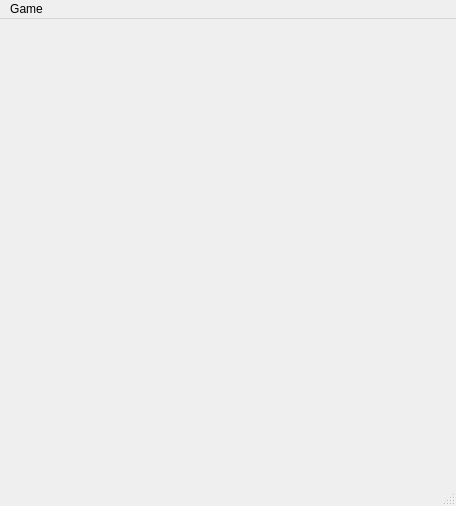
<?xml version="1.0" encoding="UTF-8"?>
<ui version="4.0">
 <class>mainWindowClass</class>
 <widget class="QMainWindow" name="mainWindowClass">
  <property name="geometry">
   <rect>
    <x>0</x>
    <y>0</y>
    <width>456</width>
    <height>506</height>
   </rect>
  </property>
  <property name="windowTitle">
   <string>SnowwChess</string>
  </property>
  <widget class="QWidget" name="centralwidget">
   <widget class="GuiBoardView" name="boardView" native="true">
    <property name="geometry">
     <rect>
      <x>0</x>
      <y>0</y>
      <width>450</width>
      <height>450</height>
     </rect>
    </property>
    <property name="sizePolicy">
     <sizepolicy hsizetype="Maximum" vsizetype="Maximum">
      <horstretch>0</horstretch>
      <verstretch>0</verstretch>
     </sizepolicy>
    </property>
    <property name="minimumSize">
     <size>
      <width>0</width>
      <height>0</height>
     </size>
    </property>
    <property name="baseSize">
     <size>
      <width>0</width>
      <height>0</height>
     </size>
    </property>
    <property name="cursor">
     <cursorShape>OpenHandCursor</cursorShape>
    </property>
   </widget>
  </widget>
  <widget class="QMenuBar" name="menubar">
   <property name="geometry">
    <rect>
     <x>0</x>
     <y>0</y>
     <width>456</width>
     <height>23</height>
    </rect>
   </property>
   <widget class="QMenu" name="menu">
    <property name="title">
     <string>Game</string>
    </property>
    <addaction name="actionNewGame"/>
    <addaction name="separator"/>
    <addaction name="actionSaveGame"/>
    <addaction name="actionLoadGame"/>
    <addaction name="separator"/>
    <addaction name="actionExit"/>
   </widget>
   <addaction name="menu"/>
  </widget>
  <widget class="QStatusBar" name="statusbar"/>
  <action name="actionNewGame">
   <property name="text">
    <string>New game</string>
   </property>
   <property name="shortcut">
    <string>Ctrl+N</string>
   </property>
  </action>
  <action name="actionSaveGame">
   <property name="text">
    <string>Save</string>
   </property>
   <property name="shortcut">
    <string>Ctrl+S</string>
   </property>
  </action>
  <action name="actionLoadGame">
   <property name="text">
    <string>Load</string>
   </property>
  </action>
  <action name="actionExit">
   <property name="text">
    <string>Exit</string>
   </property>
   <property name="shortcut">
    <string>Alt+X</string>
   </property>
  </action>
 </widget>
 <customwidgets>
  <customwidget>
   <class>GuiBoardView</class>
   <extends>QWidget</extends>
   <header>src/view/gui_board_view.h</header>
   <container>1</container>
  </customwidget>
 </customwidgets>
 <resources>
  <include location="pieces.qrc"/>
 </resources>
 <connections>
  <connection>
   <sender>actionExit</sender>
   <signal>activated()</signal>
   <receiver>mainWindowClass</receiver>
   <slot>close()</slot>
   <hints>
    <hint type="sourcelabel">
     <x>-1</x>
     <y>-1</y>
    </hint>
    <hint type="destinationlabel">
     <x>399</x>
     <y>299</y>
    </hint>
   </hints>
  </connection>
 </connections>
</ui>
